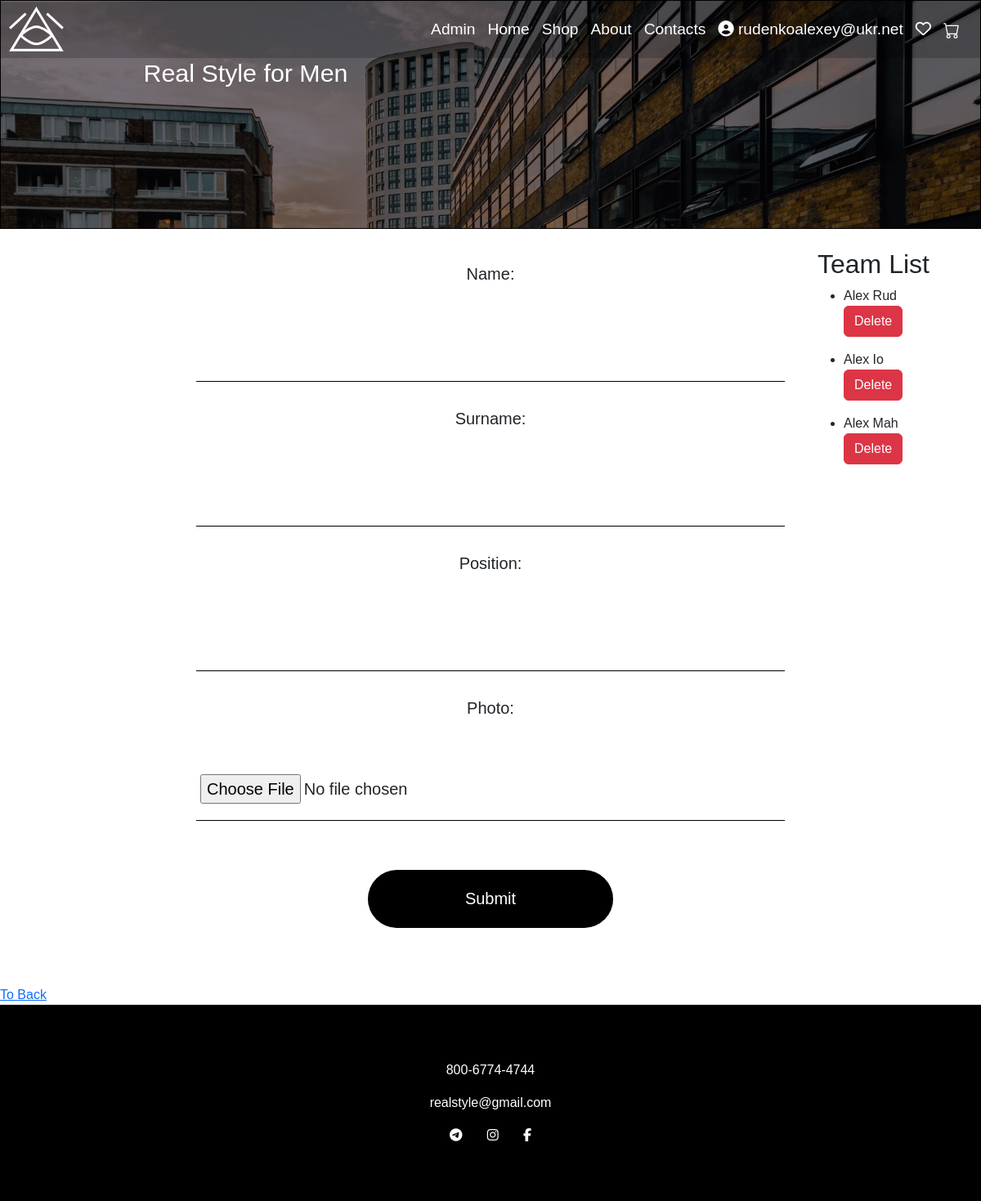
/admin/team_form (signed in), run on the app's committed database.
### models.py (models this page shows, shortened)
class User(UserMixin, db.Model):
    id = db.Column(db.Integer, primary_key=True)
    email = db.Column(db.String(64), unique=False, index=True)
    username = db.Column(db.String(64), unique=True, index=True)
    password_hash = db.Column(db.String(128))
    confirmed = db.Column(db.Boolean, default=False)
    is_admin = db.Column(db.Boolean, default=False)
    @property
    def password(self):
        raise AttributeError('password is not a readable attribute')

class Team(db.Model):
    id = db.Column(db.Integer, primary_key=True)
    first_name = db.Column(db.String(100), nullable=False)
    surname = db.Column(db.String(100), nullable=False)
    position = db.Column(db.String(100), nullable=False)
    photo = db.Column(db.String(100), nullable=False)

### admin/admin.py (the view, shortened to what this page needs)
@admin.route('/team_form', methods=['GET', 'POST'])
@admin_required
def team_form_submit():
    form = TeamForm()
    team = Team.query.all()
    return render_template('admin/team_form.html', form=form, team=team)

### admin/forms.py
class TeamForm(FlaskForm):
    first_name = StringField("Name: ", validators=[DataRequired()])
    surname = StringField("Surname: ", validators=[DataRequired()])
    position = StringField("Position: ", validators=[DataRequired()])
    photo = FileField('Photo: ', validators=[DataRequired(), FileAllowed(['jpg', 'png', 'jpeg'])])

### auth/auth.py (called while the page is built)
@auth.before_app_request
def before_request():
    if current_user.is_authenticated and not current_user.confirmed and request.endpoint[:5] != 'auth.':
        return redirect(url_for('auth.unconfirmed'))

### models.py (called while the page is built)
@login_manager.user_loader
def load_user(user_id):
    return User.query.get(int(user_id))

### admin/templates/admin/team_form.html (shortened to what this page needs)
{% extends 'base.html' %}
{% block style %}
	<link rel="stylesheet" href="https://cdn.jsdelivr.net/npm/bootstrap@5.2.3/dist/css/bootstrap.min.css">
	<link rel="stylesheet" type="text/css" href="../static/css/styleContacts.css">
<link rel="stylesheet" type="text/css" href="{{ url_for('static', filename='css/styleGeneral.css') }}">
{% endblock %}
{% block content %}
	<form method="POST" id="request" action="" enctype="multipart/form-data">
		{% for field in form if field.name != "csrf_token" %}
			<p>{{ field.label }}</p>
				{{ field }}
		{% endfor %}
		<input type="submit" id="submit" name="Enter">
	</form>
	<div class="team">
		{% if team %}
		<h2>Team List</h2>
		{% for team_member in team %}
			<ul>
				<li>{{ team_member.first_name }} {{ team_member.surname }}</li>
				<form method="POST" action="{{ url_for('admin.delete_team_member') }}">
            		<button type="submit" class="btn btn-danger">Delete</button>
        		</form>
			</ul>
		{% endfor %}
		{% else %}
			<div class="no_team">
				<h2>There are any people in team</h2>
			</div>
		{% endif %}
	</div>
	<div class="button_back">
		<a href="{{ url_for('admin.admin_page') }}">To Back</a>
	</div>
{% endblock %}

### templates/base.html (shortened to what this page needs)
<!DOCTYPE html>
<html>
<head>
  <link rel="stylesheet" href="https://cdnjs.cloudflare.com/ajax/libs/animate.css/4.1.1/animate.min.css"/>
  <link rel="stylesheet" href="https://cdnjs.cloudflare.com/ajax/libs/animate.css/4.1.1/animate.min.css"/>
  <link rel="stylesheet" type="text/css" href="https://maxcdn.bootstrapcdn.com/font-awesome/4.7.0/css/font-awesome.min.css">
  <link rel="stylesheet" type="text/css" href="{{ url_for('static', filename='css/styleGeneral.css') }}">
    {% block style %}{% endblock %}
</head>
<body>
	<div class="main_grid">
            <header id="headerElem">
                <nav class="grid_menu">
                    <img src="{{ url_for('static', filename='logo.svg') }}" alt="logo">
                    <div id="MainMenu" class="menu">
                        {% if current_user.is_admin %}
                            <a href="{{ url_for('admin.admin_page') }}">Admin</a>
                        {% endif %}
                        <a href="{{ url_for('home') }}">Home</a>
                        <a href="{{ url_for('shop') }}">Shop</a>
                        <a href="{{ url_for('about') }}">About</a>
                        <a href="{{ url_for('contacts') }}">Contacts</a>
                        {% if current_user.is_authenticated %}
                        <a href="{{ url_for('my_account', user_id=current_user.id) }}">
                            <i class='fas fa-user-circle logining'></i> {{ current_user.username }}
                        </a>
                        {% else %}
                        <a href="{{ url_for('auth.login') }}">
                            <i class='fas fa-user-circle'></i>
                        </a>
                        {% endif %}
                        <a href="{{ url_for('favorite') }}">
                            <i class="fa-sharp fa-regular fa-heart"></i>
                        </a>
                        <a href="{{ url_for('cart') }}">
                        </a>
                    </div>
                </nav>
                <div class="banner" id="header">
                    <h1>Real Style for Men</h1>
                </div>
            </header>
        {% block content %}{% endblock %}
        {% block footer %}
         <footer>
            <p>800-6774-4744</p>
            <p>realstyle@gmail.com</p>
            <div class="social">
                <a href="#"><i class="fa fa-telegram"></i></a>
                <a href="https://www.instagram.com/real_style_4_men/"><i class="fa fa-instagram"></i></a>
                <a href="#"><i class="fa fa-facebook"></i></a>
            </div>
        </footer>
        {% endblock %}
    </div>
</body>
</html>

### static/css/styleGeneral.css (style rules this page uses)
body { font-size: 1em; font-family: sans-serif; margin: 0; }
header { height: 50vh; border: 1px solid black; box-shadow: inset 0 0 0 1000px rgba(0, 0, 0, 0.5); background-size: cover; background-repeat: no-repeat; color: white; grid-column: 1 / -1; transition: 0.2s; }
.main_grid { display: grid; grid-template-columns: 1fr repeat(2, minmax(auto, 25em)) 1fr; grid-auto-rows: auto; }
.grid_menu { height: 70px; display: flex; flex-direction: row; justify-content: space-between; align-items: center; padding: 20px 10px; box-shadow: 0 2px 4px rgba(0, 0, 0, 0.3); box-shadow: inset 0 0 0 1000px rgba(0, 0, 0, 0.2); position: sticky; top: 0; }
.grid_menu img { height: 7vh; }
.menu { display: flex; flex-direction: row; flex-wrap: wrap; }
.menu a { text-decoration: none; color: white; font-size: 1.2em; margin-right: 15px; }
#MainMenu { float: right; }
.banner { width: 50%; flex-grow: 1; display: flex; flex-direction: column; justify-content: center; align-items: center; }
.banner h1 { font-size: 1.9em; }
.button_back { grid-column: 1 / -1; }
footer { grid-column: 1 / -1; height: 30vh; background: black; display: flex; flex-direction: column; justify-content: center; align-items: center; color: white; }
footer .social { width: 130px; display: flex; flex-direction: row; justify-content: space-around; }
footer i { color: white; }
@media (max-width: 1200px) { header { height: 35vh; } }

### static/css/styleContacts.css (style rules this page uses)
header { background-image: url(../images_for_css/bg/contacts_header_back.jpg); }
#request { grid-column: 2 / -2; display: flex; flex-direction: column; margin: 5%; }
#request input { border: none; border-bottom: 1px solid black; padding: 20px 5px; font-size: 20px; margin: 30px 0px; }
#request p { text-align: center; font-size: 1.1em; }
.team { margin-top: 12%; }
label { font-size: 20px; }
#submit { width: 300px; border-radius: 40px; background: black; color: white; align-self: center; }
@media (max-width: 1200px) { header { height: 35vh; } }

### data on the page
User: username "rudenkoalexey@ukr.net"
Team: first_name "Alex", surname "Rud"
Team: first_name "Alex", surname "Io"
Team: first_name "Alex", surname "Mah"

### other printed values
{{ field.label }} "Name:" "Surname:" "Position:" "Photo:"
